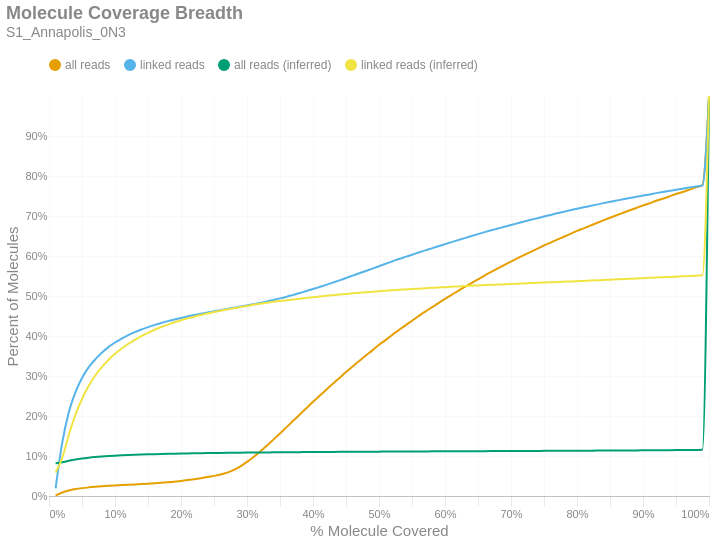

The code cell stored with this chart in its notebook:
### Markdown cell above
### Molecule Read Coverage
This chart shows molecule coverage breadth as computed by the number of bases aligned to that molecule. In other words, "*how much of each unique long molecule is actually sequenced/aligned?*" Keep in mind there is a distinction between sequences and alignments, since some sequences belonging to a particular molecule may not align well and wouldn't appear in the alignment data. This chart also shows molecule coverage breadth as computed by the *inferred fragment* from which the aligned sequences originate. Unlike read coverage, this calculation takes into account the total insert size, including unsequenced gaps between the forward and reverse reads. Like the previous figures, these are cumulative percents.

### Code cell
if SKIPLR:
    print_html(f"Skipped")
else:
    binned_df = consolidated_hist(valids['coverage_bp'], mask, 0.01, True)
    binned_df_inf = consolidated_hist(valids['coverage_inserts'], mask, 0.01, True)
    binned_df = binned_df.with_columns(pl.lit(binned_df_inf['all reads (cumsum)']).alias('all reads (inferred)'))
    binned_df = binned_df.with_columns(pl.lit(binned_df_inf['linked reads (cumsum)']).alias('linked reads (inferred)'))
    binned_df = binned_df.with_columns(
        (pl.col('bin').cast(pl.Float64) + 0.01).alias('right_edge')
    )

    with SafeRender(binned_df):
        (
            density_plot(binned_df, 'Molecule Coverage Breadth', samplename, 'molcov', ['all reads (inferred)','linked reads (inferred)'])
            .encode(
                #x=alt.X('bin:Q', title="% Molecule Covered").axis(format = '%').scale(padding=0),
                x=alt.X('right_edge:Q', title="% Molecule Covered").axis(format='%').scale(padding=0),
                y=alt.Y('value:Q', title='Percent of Molecules')
                    .axis(format='%')
                    .stack(False)
                    .scale(domainMin=0, padding=0),
                color=alt.Color("key:N").scale(domain = ["all reads", "linked reads", "all reads (inferred)", "linked reads (inferred)"]),
                tooltip = [
                    alt.Tooltip("key:N", title = "Data Type"),
                    alt.Tooltip("range_label:N", title="% Molecule Covered"),
                    alt.Tooltip("value:Q", format = ".2%", title="% Molecules")
                ]
            )
        ).display()

### Figure 1 — Vega-Lite specification as saved in the notebook (floating-point values rounded to 4 significant figures)
{"width": "container", "height": 400, "config": {"title": {"anchor": "start", "dy": -15, "fontSize": 18, "color": "#888888", "subtitleColor": "#888888", "subtitleFontSize": 14}, "arc": {"fill": "#0072B2"}, "axis": {"domainColor": "#888888", "domainWidth": 0.5, "gridWidth": 0.2, "grid": false, "titleFontWeight": 400, "titleFontSize": 15, "labelFontSize": 11, "labelColor": "#888888", "tickColor": "#888888", "tickWidth": 0.2, "titleColor": "#888888"}, "axisBand": {"grid": false}, "axisX": {"grid": true, "tickSize": 10, "domainCap": "round"}, "axisY": {"domain": false, "grid": true, "tickSize": 0, "domainCap": "round"}, "background": "transparent", "header": {"labelFontSize": 15, "labelColor": "#888888", "titleFontSize": 15, "titleFontWeight": 600, "titleColor": "#888888"}, "legend": {"labelFont": "sans-serif", "labelFontSize": 12, "labelColor": "#888888", "symbolSize": 100, "symbolType": "circle", "titleFontSize": 12, "titlePadding": 10, "titleColor": "#888888", "title": null, "orient": "top"}, "range": {"category": ["#E69F00", "#56B4E9", "#009E73", "#F0E442", "#0072B2", "#D55E00", "#CC79A7", "#000000"], "diverging": ["#cfe8f3", "#a2d4ec", "#73bfe2", "#46abdb", "#1696d2", "#12719e"]}, "area": {"fill": "#0072B2", "fillOpacity": 0.7, "line": true, "strokeOpacity": 0.7}, "line": {"color": "#0072B2", "stroke": "#0072B2", "strokeWidth": 2}, "trail": {"color": "#0072B2", "stroke": "#0072B2", "strokeWidth": 0, "size": 1}, "point": {"filled": true, "fillOpacity": 1.0, "size": 95}, "text": {"color": "#888888", "fontSize": 11, "align": "right", "fontWeight": 400, "size": 11}, "bar": {"fill": "#0072B2", "stroke": null}, "view": {"stroke": null, "continuousWidth": 660, "continuousHeight": 400}}, "data": {"name": "data-c71ad6c86c6c4046c6e092c854a16de8"}, "mark": {"type": "line", "interpolate": "monotone", "point": {"opacity": 0, "size": 275}}, "encoding": {"color": {"field": "key", "scale": {"domain": ["all reads", "linked reads", "all reads (inferred)", "linked reads (inferred)"]}, "type": "nominal"}, "tooltip": [{"field": "key", "title": "Data Type", "type": "nominal"}, {"field": "range_label", "title": "% Molecule Covered", "type": "nominal"}, {"field": "value", "format": ".2%", "title": "% Molecules", "type": "quantitative"}], "x": {"axis": {"format": "%"}, "field": "right_edge", "scale": {"padding": 0}, "title": "% Molecule Covered", "type": "quantitative"}, "y": {"axis": {"format": "%"}, "field": "value", "scale": {"domainMin": 0, "padding": 0}, "stack": false, "title": "Percent of Molecules", "type": "quantitative"}}, "params": [{"name": "param_c36ac31b6afebe62", "select": {"type": "point", "fields": ["key"]}, "bind": "legend"}], "title": {"text": "Molecule Coverage Breadth", "subtitle": "S1_Annapolis_0N3"}, "transform": [{"fold": ["all reads (cumsum)", "linked reads (cumsum)", "all reads (inferred)", "linked reads (inferred)"]}, {"calculate": "replace(datum.key, ' (cumsum)', '')", "as": "key"}, {"filter": {"param": "param_c36ac31b6afebe62"}}], "usermeta": {"embedOptions": {"downloadFileName": "S1_Annapolis_0N3.molcov"}}, "$schema": "https://vega.github.io/schema/vega-lite/v6.1.0.json", "datasets": {"data-c71ad6c86c6c4046c6e092c854a16de8": [{"bin": "0.0", "interval": "0.0-0.01", "all reads": 0.001472, "linked reads": 0.01924, "all reads (cumsum)": 0.001472, "linked reads (cumsum)": 0.01924, "range_label": "0.0-0.01", "all reads (inferred)": 0.08195, "linked reads (inferred)": 0.05861, "right_edge": 0.01}, {"bin": "0.01", "interval": "0.01-0.02", "all reads": 0.00738, "linked reads": 0.1134, "all reads (cumsum)": 0.008852, "linked reads (cumsum)": 0.1327, "range_label": "0.01-0.02", "all reads (inferred)": 0.08438, "linked reads (inferred)": 0.09502, "right_edge": 0.02}, {"bin": "0.02", "interval": "0.02-0.03", "all reads": 0.004991, "linked reads": 0.07668, "all reads (cumsum)": 0.01384, "linked reads (cumsum)": 0.2094, "range_label": "0.02-0.03", "all reads (inferred)": 0.08802, "linked reads (inferred)": 0.1525, "right_edge": 0.03}, {"bin": "0.03", "interval": "0.03-0.04", "all reads": 0.003396, "linked reads": 0.04985, "all reads (cumsum)": 0.01724, "linked reads (cumsum)": 0.2592, "range_label": "0.03-0.04", "all reads (inferred)": 0.09122, "linked reads (inferred)": 0.2031, "right_edge": 0.04}, {"bin": "0.04", "interval": "0.04-0.05", "all reads": 0.002453, "linked reads": 0.03601, "all reads (cumsum)": 0.01969, "linked reads (cumsum)": 0.2952, "range_label": "0.04-0.05", "all reads (inferred)": 0.09376, "linked reads (inferred)": 0.2426, "right_edge": 0.05}, {"bin": "0.05", "interval": "0.05-0.06", "all reads": 0.001883, "linked reads": 0.02641, "all reads (cumsum)": 0.02158, "linked reads (cumsum)": 0.3216, "range_label": "0.05-0.06", "all reads (inferred)": 0.09579, "linked reads (inferred)": 0.2748, "right_edge": 0.06}, {"bin": "0.06", "interval": "0.06-0.07", "all reads": 0.001451, "linked reads": 0.01982, "all reads (cumsum)": 0.02303, "linked reads (cumsum)": 0.3414, "range_label": "0.06-0.07", "all reads (inferred)": 0.09745, "linked reads (inferred)": 0.3012, "right_edge": 0.07}, {"bin": "0.07", "interval": "0.07-0.08", "all reads": 0.001257, "linked reads": 0.01677, "all reads (cumsum)": 0.02428, "linked reads (cumsum)": 0.3582, "range_label": "0.07-0.08", "all reads (inferred)": 0.09877, "linked reads (inferred)": 0.3222, "right_edge": 0.08}, {"bin": "0.08", "interval": "0.08-0.09", "all reads": 0.00111, "linked reads": 0.01392, "all reads (cumsum)": 0.02539, "linked reads (cumsum)": 0.3721, "range_label": "0.08-0.09", "all reads (inferred)": 0.09989, "linked reads (inferred)": 0.3401, "right_edge": 0.09}, {"bin": "0.09", "interval": "0.09-0.1", "all reads": 0.001009, "linked reads": 0.01157, "all reads (cumsum)": 0.0264, "linked reads (cumsum)": 0.3837, "range_label": "0.09-0.1", "all reads (inferred)": 0.1009, "linked reads (inferred)": 0.3555, "right_edge": 0.1}, {"bin": "0.1", "interval": "0.1-0.11", "all reads": 0.0009226, "linked reads": 0.009643, "all reads (cumsum)": 0.02732, "linked reads (cumsum)": 0.3933, "range_label": "0.1-0.11", "all reads (inferred)": 0.1017, "linked reads (inferred)": 0.3687, "right_edge": 0.11}, {"bin": "0.11", "interval": "0.11-0.12", "all reads": 0.0008722, "linked reads": 0.008891, "all reads (cumsum)": 0.0282, "linked reads (cumsum)": 0.4022, "range_label": "0.11-0.12", "all reads (inferred)": 0.1024, "linked reads (inferred)": 0.3802, "right_edge": 0.12}, {"bin": "0.12", "interval": "0.12-0.13", "all reads": 0.0008312, "linked reads": 0.007508, "all reads (cumsum)": 0.02903, "linked reads (cumsum)": 0.4097, "range_label": "0.12-0.13", "all reads (inferred)": 0.1031, "linked reads (inferred)": 0.3905, "right_edge": 0.13}, {"bin": "0.13", "interval": "0.13-0.14", "all reads": 0.000801, "linked reads": 0.006532, "all reads (cumsum)": 0.02983, "linked reads (cumsum)": 0.4163, "range_label": "0.13-0.14", "all reads (inferred)": 0.1037, "linked reads (inferred)": 0.3998, "right_edge": 0.14}, {"bin": "0.14", "interval": "0.14-0.15", "all reads": 0.0008367, "linked reads": 0.005965, "all reads (cumsum)": 0.03067, "linked reads (cumsum)": 0.4222, "range_label": "0.14-0.15", "all reads (inferred)": 0.1042, "linked reads (inferred)": 0.408, "right_edge": 0.15}, {"bin": "0.15", "interval": "0.15-0.16", "all reads": 0.0009725, "linked reads": 0.005314, "all reads (cumsum)": 0.03164, "linked reads (cumsum)": 0.4275, "range_label": "0.15-0.16", "all reads (inferred)": 0.1046, "linked reads (inferred)": 0.4156, "right_edge": 0.16}, {"bin": "0.16", "interval": "0.16-0.17", "all reads": 0.001183, "linked reads": 0.005115, "all reads (cumsum)": 0.03282, "linked reads (cumsum)": 0.4327, "range_label": "0.16-0.17", "all reads (inferred)": 0.1051, "linked reads (inferred)": 0.4224, "right_edge": 0.17}, {"bin": "0.17", "interval": "0.17-0.18", "all reads": 0.001364, "linked reads": 0.004533, "all reads (cumsum)": 0.03419, "linked reads (cumsum)": 0.4372, "range_label": "0.17-0.18", "all reads (inferred)": 0.1055, "linked reads (inferred)": 0.4285, "right_edge": 0.18}, {"bin": "0.18", "interval": "0.18-0.19", "all reads": 0.001662, "linked reads": 0.004101, "all reads (cumsum)": 0.03585, "linked reads (cumsum)": 0.4413, "range_label": "0.18-0.19", "all reads (inferred)": 0.1058, "linked reads (inferred)": 0.4343, "right_edge": 0.19}, {"bin": "0.19", "interval": "0.19-0.2", "all reads": 0.001871, "linked reads": 0.003926, "all reads (cumsum)": 0.03772, "linked reads (cumsum)": 0.4452, "range_label": "0.19-0.2", "all reads (inferred)": 0.1062, "linked reads (inferred)": 0.4395, "right_edge": 0.2}, {"bin": "0.2", "interval": "0.2-0.21", "all reads": 0.002054, "linked reads": 0.003722, "all reads (cumsum)": 0.03977, "linked reads (cumsum)": 0.4489, "range_label": "0.2-0.21", "all reads (inferred)": 0.1064, "linked reads (inferred)": 0.444, "right_edge": 0.21}, {"bin": "0.21", "interval": "0.21-0.22", "all reads": 0.0023, "linked reads": 0.003616, "all reads (cumsum)": 0.04207, "linked reads (cumsum)": 0.4526, "range_label": "0.21-0.22", "all reads (inferred)": 0.1067, "linked reads (inferred)": 0.4483, "right_edge": 0.22}, {"bin": "0.22", "interval": "0.22-0.23", "all reads": 0.002486, "linked reads": 0.003033, "all reads (cumsum)": 0.04456, "linked reads (cumsum)": 0.4556, "range_label": "0.22-0.23", "all reads (inferred)": 0.107, "linked reads (inferred)": 0.4526, "right_edge": 0.23}, {"bin": "0.23", "interval": "0.23-0.24", "all reads": 0.002722, "linked reads": 0.003121, "all reads (cumsum)": 0.04728, "linked reads (cumsum)": 0.4587, "range_label": "0.23-0.24", "all reads (inferred)": 0.1072, "linked reads (inferred)": 0.4564, "right_edge": 0.24}, {"bin": "0.24", "interval": "0.24-0.25", "all reads": 0.003061, "linked reads": 0.002999, "all reads (cumsum)": 0.05034, "linked reads (cumsum)": 0.4617, "range_label": "0.24-0.25", "all reads (inferred)": 0.1075, "linked reads (inferred)": 0.4598, "right_edge": 0.25}, {"bin": "0.25", "interval": "0.25-0.26", "all reads": 0.003413, "linked reads": 0.002956, "all reads (cumsum)": 0.05375, "linked reads (cumsum)": 0.4647, "range_label": "0.25-0.26", "all reads (inferred)": 0.1077, "linked reads (inferred)": 0.4632, "right_edge": 0.26}, {"bin": "0.26", "interval": "0.26-0.27", "all reads": 0.004621, "linked reads": 0.002926, "all reads (cumsum)": 0.05838, "linked reads (cumsum)": 0.4676, "range_label": "0.26-0.27", "all reads (inferred)": 0.1079, "linked reads (inferred)": 0.4663, "right_edge": 0.27}, {"bin": "0.27", "interval": "0.27-0.28", "all reads": 0.006707, "linked reads": 0.002883, "all reads (cumsum)": 0.06508, "linked reads (cumsum)": 0.4705, "range_label": "0.27-0.28", "all reads (inferred)": 0.1081, "linked reads (inferred)": 0.4694, "right_edge": 0.28}, {"bin": "0.28", "interval": "0.28-0.29", "all reads": 0.009083, "linked reads": 0.003189, "all reads (cumsum)": 0.07417, "linked reads (cumsum)": 0.4737, "range_label": "0.28-0.29", "all reads (inferred)": 0.1083, "linked reads (inferred)": 0.4723, "right_edge": 0.29}, {"bin": "0.29", "interval": "0.29-0.3", "all reads": 0.01106, "linked reads": 0.002931, "all reads (cumsum)": 0.08523, "linked reads (cumsum)": 0.4766, "range_label": "0.29-0.3", "all reads (inferred)": 0.1084, "linked reads (inferred)": 0.4752, "right_edge": 0.3}, {"bin": "0.3", "interval": "0.3-0.31", "all reads": 0.01234, "linked reads": 0.00296, "all reads (cumsum)": 0.09757, "linked reads (cumsum)": 0.4796, "range_label": "0.3-0.31", "all reads (inferred)": 0.1086, "linked reads (inferred)": 0.478, "right_edge": 0.31}, {"bin": "0.31", "interval": "0.31-0.32", "all reads": 0.01365, "linked reads": 0.003169, "all reads (cumsum)": 0.1112, "linked reads (cumsum)": 0.4827, "range_label": "0.31-0.32", "all reads (inferred)": 0.1088, "linked reads (inferred)": 0.4806, "right_edge": 0.32}, {"bin": "0.32", "interval": "0.32-0.33", "all reads": 0.01468, "linked reads": 0.003494, "all reads (cumsum)": 0.1259, "linked reads (cumsum)": 0.4862, "range_label": "0.32-0.33", "all reads (inferred)": 0.109, "linked reads (inferred)": 0.483, "right_edge": 0.33}, {"bin": "0.33", "interval": "0.33-0.34", "all reads": 0.01505, "linked reads": 0.00397, "all reads (cumsum)": 0.141, "linked reads (cumsum)": 0.4902, "range_label": "0.33-0.34", "all reads (inferred)": 0.1091, "linked reads (inferred)": 0.4854, "right_edge": 0.34}, {"bin": "0.34", "interval": "0.34-0.35", "all reads": 0.01546, "linked reads": 0.003815, "all reads (cumsum)": 0.1564, "linked reads (cumsum)": 0.494, "range_label": "0.34-0.35", "all reads (inferred)": 0.1093, "linked reads (inferred)": 0.4876, "right_edge": 0.35}, {"bin": "0.35", "interval": "0.35-0.36", "all reads": 0.01572, "linked reads": 0.004203, "all reads (cumsum)": 0.1721, "linked reads (cumsum)": 0.4982, "range_label": "0.35-0.36", "all reads (inferred)": 0.1094, "linked reads (inferred)": 0.4896, "right_edge": 0.36}, {"bin": "0.36", "interval": "0.36-0.37", "all reads": 0.01579, "linked reads": 0.004528, "all reads (cumsum)": 0.1879, "linked reads (cumsum)": 0.5027, "range_label": "0.36-0.37", "all reads (inferred)": 0.1095, "linked reads (inferred)": 0.4914, "right_edge": 0.37}, {"bin": "0.37", "interval": "0.37-0.38", "all reads": 0.01587, "linked reads": 0.004615, "all reads (cumsum)": 0.2038, "linked reads (cumsum)": 0.5073, "range_label": "0.37-0.38", "all reads (inferred)": 0.1097, "linked reads (inferred)": 0.4933, "right_edge": 0.38}, {"bin": "0.38", "interval": "0.38-0.39", "all reads": 0.01579, "linked reads": 0.005086, "all reads (cumsum)": 0.2196, "linked reads (cumsum)": 0.5124, "range_label": "0.38-0.39", "all reads (inferred)": 0.1098, "linked reads (inferred)": 0.4953, "right_edge": 0.39}, {"bin": "0.39", "interval": "0.39-0.4", "all reads": 0.01582, "linked reads": 0.004975, "all reads (cumsum)": 0.2354, "linked reads (cumsum)": 0.5174, "range_label": "0.39-0.4", "all reads (inferred)": 0.1099, "linked reads (inferred)": 0.4972, "right_edge": 0.4}, {"bin": "0.4", "interval": "0.4-0.41", "all reads": 0.01512, "linked reads": 0.00511, "all reads (cumsum)": 0.2505, "linked reads (cumsum)": 0.5225, "range_label": "0.4-0.41", "all reads (inferred)": 0.11, "linked reads (inferred)": 0.4988, "right_edge": 0.41}, {"bin": "0.41", "interval": "0.41-0.42", "all reads": 0.01519, "linked reads": 0.005309, "all reads (cumsum)": 0.2657, "linked reads (cumsum)": 0.5278, "range_label": "0.41-0.42", "all reads (inferred)": 0.1101, "linked reads (inferred)": 0.5005, "right_edge": 0.42}, {"bin": "0.42", "interval": "0.42-0.43", "all reads": 0.01502, "linked reads": 0.005533, "all reads (cumsum)": 0.2807, "linked reads (cumsum)": 0.5334, "range_label": "0.42-0.43", "all reads (inferred)": 0.1103, "linked reads (inferred)": 0.5021, "right_edge": 0.43}, {"bin": "0.43", "interval": "0.43-0.44", "all reads": 0.01451, "linked reads": 0.005664, "all reads (cumsum)": 0.2952, "linked reads (cumsum)": 0.539, "range_label": "0.43-0.44", "all reads (inferred)": 0.1104, "linked reads (inferred)": 0.5037, "right_edge": 0.44}, {"bin": "0.44", "interval": "0.44-0.45", "all reads": 0.01453, "linked reads": 0.00595, "all reads (cumsum)": 0.3098, "linked reads (cumsum)": 0.545, "range_label": "0.44-0.45", "all reads (inferred)": 0.1105, "linked reads (inferred)": 0.5051, "right_edge": 0.45}, {"bin": "0.45", "interval": "0.45-0.46", "all reads": 0.01407, "linked reads": 0.005892, "all reads (cumsum)": 0.3238, "linked reads (cumsum)": 0.5509, "range_label": "0.45-0.46", "all reads (inferred)": 0.1106, "linked reads (inferred)": 0.5066, "right_edge": 0.46}, {"bin": "0.46", "interval": "0.46-0.47", "all reads": 0.01376, "linked reads": 0.005872, "all reads (cumsum)": 0.3376, "linked reads (cumsum)": 0.5567, "range_label": "0.46-0.47", "all reads (inferred)": 0.1107, "linked reads (inferred)": 0.5081, "right_edge": 0.47}, {"bin": "0.47", "interval": "0.47-0.48", "all reads": 0.01373, "linked reads": 0.005727, "all reads (cumsum)": 0.3513, "linked reads (cumsum)": 0.5625, "range_label": "0.47-0.48", "all reads (inferred)": 0.1108, "linked reads (inferred)": 0.5095, "right_edge": 0.48}, {"bin": "0.48", "interval": "0.48-0.49", "all reads": 0.01279, "linked reads": 0.005921, "all reads (cumsum)": 0.3641, "linked reads (cumsum)": 0.5684, "range_label": "0.48-0.49", "all reads (inferred)": 0.1108, "linked reads (inferred)": 0.5107, "right_edge": 0.49}, {"bin": "0.49", "interval": "0.49-0.5", "all reads": 0.01396, "linked reads": 0.006115, "all reads (cumsum)": 0.3781, "linked reads (cumsum)": 0.5745, "range_label": "0.49-0.5", "all reads (inferred)": 0.1109, "linked reads (inferred)": 0.5119, "right_edge": 0.5}, {"bin": "0.5", "interval": "0.5-0.51", "all reads": 0.01174, "linked reads": 0.006028, "all reads (cumsum)": 0.3898, "linked reads (cumsum)": 0.5805, "range_label": "0.5-0.51", "all reads (inferred)": 0.111, "linked reads (inferred)": 0.5131, "right_edge": 0.51}, {"bin": "0.51", "interval": "0.51-0.52", "all reads": 0.01284, "linked reads": 0.005829, "all reads (cumsum)": 0.4026, "linked reads (cumsum)": 0.5864, "range_label": "0.51-0.52", "all reads (inferred)": 0.1111, "linked reads (inferred)": 0.5144, "right_edge": 0.52}, {"bin": "0.52", "interval": "0.52-0.53", "all reads": 0.01199, "linked reads": 0.006081, "all reads (cumsum)": 0.4146, "linked reads (cumsum)": 0.5924, "range_label": "0.52-0.53", "all reads (inferred)": 0.1112, "linked reads (inferred)": 0.5154, "right_edge": 0.53}, {"bin": "0.53", "interval": "0.53-0.54", "all reads": 0.01209, "linked reads": 0.005421, "all reads (cumsum)": 0.4267, "linked reads (cumsum)": 0.5979, "range_label": "0.53-0.54", "all reads (inferred)": 0.1113, "linked reads (inferred)": 0.5164, "right_edge": 0.54}, {"bin": "0.54", "interval": "0.54-0.55", "all reads": 0.01147, "linked reads": 0.005319, "all reads (cumsum)": 0.4382, "linked reads (cumsum)": 0.6032, "range_label": "0.54-0.55", "all reads (inferred)": 0.1114, "linked reads (inferred)": 0.5175, "right_edge": 0.55}, {"bin": "0.55", "interval": "0.55-0.56", "all reads": 0.01151, "linked reads": 0.005542, "all reads (cumsum)": 0.4497, "linked reads (cumsum)": 0.6087, "range_label": "0.55-0.56", "all reads (inferred)": 0.1114, "linked reads (inferred)": 0.5183, "right_edge": 0.56}, {"bin": "0.56", "interval": "0.56-0.57", "all reads": 0.01121, "linked reads": 0.005261, "all reads (cumsum)": 0.4609, "linked reads (cumsum)": 0.614, "range_label": "0.56-0.57", "all reads (inferred)": 0.1115, "linked reads (inferred)": 0.5193, "right_edge": 0.57}, {"bin": "0.57", "interval": "0.57-0.58", "all reads": 0.01063, "linked reads": 0.005188, "all reads (cumsum)": 0.4715, "linked reads (cumsum)": 0.6192, "range_label": "0.57-0.58", "all reads (inferred)": 0.1116, "linked reads (inferred)": 0.5203, "right_edge": 0.58}, {"bin": "0.58", "interval": "0.58-0.59", "all reads": 0.01072, "linked reads": 0.005387, "all reads (cumsum)": 0.4823, "linked reads (cumsum)": 0.6246, "range_label": "0.58-0.59", "all reads (inferred)": 0.1117, "linked reads (inferred)": 0.5213, "right_edge": 0.59}, {"bin": "0.59", "interval": "0.59-0.6", "all reads": 0.01062, "linked reads": 0.00513, "all reads (cumsum)": 0.4929, "linked reads (cumsum)": 0.6297, "range_label": "0.59-0.6", "all reads (inferred)": 0.1117, "linked reads (inferred)": 0.5222, "right_edge": 0.6}, {"bin": "0.6", "interval": "0.6-0.61", "all reads": 0.009943, "linked reads": 0.005091, "all reads (cumsum)": 0.5028, "linked reads (cumsum)": 0.6348, "range_label": "0.6-0.61", "all reads (inferred)": 0.1118, "linked reads (inferred)": 0.5231, "right_edge": 0.61}, {"bin": "0.61", "interval": "0.61-0.62", "all reads": 0.01022, "linked reads": 0.004965, "all reads (cumsum)": 0.513, "linked reads (cumsum)": 0.6397, "range_label": "0.61-0.62", "all reads (inferred)": 0.1119, "linked reads (inferred)": 0.524, "right_edge": 0.62}, {"bin": "0.62", "interval": "0.62-0.63", "all reads": 0.009745, "linked reads": 0.004877, "all reads (cumsum)": 0.5228, "linked reads (cumsum)": 0.6446, "range_label": "0.62-0.63", "all reads (inferred)": 0.112, "linked reads (inferred)": 0.525, "right_edge": 0.63}, {"bin": "0.63", "interval": "0.63-0.64", "all reads": 0.009534, "linked reads": 0.005183, "all reads (cumsum)": 0.5323, "linked reads (cumsum)": 0.6498, "range_label": "0.63-0.64", "all reads (inferred)": 0.112, "linked reads (inferred)": 0.5258, "right_edge": 0.64}, {"bin": "0.64", "interval": "0.64-0.65", "all reads": 0.009361, "linked reads": 0.004975, "all reads (cumsum)": 0.5417, "linked reads (cumsum)": 0.6548, "range_label": "0.64-0.65", "all reads (inferred)": 0.1121, "linked reads (inferred)": 0.5265, "right_edge": 0.65}, {"bin": "0.65", "interval": "0.65-0.66", "all reads": 0.009541, "linked reads": 0.004839, "all reads (cumsum)": 0.5512, "linked reads (cumsum)": 0.6596, "range_label": "0.65-0.66", "all reads (inferred)": 0.1122, "linked reads (inferred)": 0.5272, "right_edge": 0.66}, {"bin": "0.66", "interval": "0.66-0.67", "all reads": 0.008828, "linked reads": 0.004625, "all reads (cumsum)": 0.56, "linked reads (cumsum)": 0.6642, "range_label": "0.66-0.67", "all reads (inferred)": 0.1122, "linked reads (inferred)": 0.528, "right_edge": 0.67}, {"bin": "0.67", "interval": "0.67-0.68", "all reads": 0.008878, "linked reads": 0.004412, "all reads (cumsum)": 0.5689, "linked reads (cumsum)": 0.6687, "range_label": "0.67-0.68", "all reads (inferred)": 0.1123, "linked reads (inferred)": 0.5286, "right_edge": 0.68}, {"bin": "0.68", "interval": "0.68-0.69", "all reads": 0.008577, "linked reads": 0.004402, "all reads (cumsum)": 0.5775, "linked reads (cumsum)": 0.6731, "range_label": "0.68-0.69", "all reads (inferred)": 0.1124, "linked reads (inferred)": 0.5293, "right_edge": 0.69}, {"bin": "0.69", "interval": "0.69-0.7", "all reads": 0.00867, "linked reads": 0.00447, "all reads (cumsum)": 0.5862, "linked reads (cumsum)": 0.6775, "range_label": "0.69-0.7", "all reads (inferred)": 0.1125, "linked reads (inferred)": 0.53, "right_edge": 0.7}, {"bin": "0.7", "interval": "0.7-0.71", "all reads": 0.008278, "linked reads": 0.004353, "all reads (cumsum)": 0.5944, "linked reads (cumsum)": 0.6819, "range_label": "0.7-0.71", "all reads (inferred)": 0.1125, "linked reads (inferred)": 0.5308, "right_edge": 0.71}, {"bin": "0.71", "interval": "0.71-0.72", "all reads": 0.008077, "linked reads": 0.004319, "all reads (cumsum)": 0.6025, "linked reads (cumsum)": 0.6862, "range_label": "0.71-0.72", "all reads (inferred)": 0.1126, "linked reads (inferred)": 0.5315, "right_edge": 0.72}, {"bin": "0.72", "interval": "0.72-0.73", "all reads": 0.007998, "linked reads": 0.00429, "all reads (cumsum)": 0.6105, "linked reads (cumsum)": 0.6905, "range_label": "0.72-0.73", "all reads (inferred)": 0.1127, "linked reads (inferred)": 0.5322, "right_edge": 0.73}, {"bin": "0.73", "interval": "0.73-0.74", "all reads": 0.007748, "linked reads": 0.004111, "all reads (cumsum)": 0.6183, "linked reads (cumsum)": 0.6946, "range_label": "0.73-0.74", "all reads (inferred)": 0.1127, "linked reads (inferred)": 0.5329, "right_edge": 0.74}, {"bin": "0.74", "interval": "0.74-0.75", "all reads": 0.008049, "linked reads": 0.004188, "all reads (cumsum)": 0.6263, "linked reads (cumsum)": 0.6988, "range_label": "0.74-0.75", "all reads (inferred)": 0.1128, "linked reads (inferred)": 0.5336, "right_edge": 0.75}, {"bin": "0.75", "interval": "0.75-0.76", "all reads": 0.007256, "linked reads": 0.00395, "all reads (cumsum)": 0.6336, "linked reads (cumsum)": 0.7027, "range_label": "0.75-0.76", "all reads (inferred)": 0.1129, "linked reads (inferred)": 0.5343, "right_edge": 0.76}, {"bin": "0.76", "interval": "0.76-0.77", "all reads": 0.00734, "linked reads": 0.003984, "all reads (cumsum)": 0.6409, "linked reads (cumsum)": 0.7067, "range_label": "0.76-0.77", "all reads (inferred)": 0.113, "linked reads (inferred)": 0.5349, "right_edge": 0.77}, {"bin": "0.77", "interval": "0.77-0.78", "all reads": 0.007307, "linked reads": 0.003984, "all reads (cumsum)": 0.6482, "linked reads (cumsum)": 0.7107, "range_label": "0.77-0.78", "all reads (inferred)": 0.113, "linked reads (inferred)": 0.5356, "right_edge": 0.78}, {"bin": "0.78", "interval": "0.78-0.79", "all reads": 0.007089, "linked reads": 0.003659, "all reads (cumsum)": 0.6553, "linked reads (cumsum)": 0.7144, "range_label": "0.78-0.79", "all reads (inferred)": 0.1131, "linked reads (inferred)": 0.5364, "right_edge": 0.79}, {"bin": "0.79", "interval": "0.79-0.8", "all reads": 0.007323, "linked reads": 0.003766, "all reads (cumsum)": 0.6626, "linked reads (cumsum)": 0.7181, "range_label": "0.79-0.8", "all reads (inferred)": 0.1132, "linked reads (inferred)": 0.5371, "right_edge": 0.8}, {"bin": "0.8", "interval": "0.8-0.81", "all reads": 0.006568, "linked reads": 0.003548, "all reads (cumsum)": 0.6692, "linked reads (cumsum)": 0.7217, "range_label": "0.8-0.81", "all reads (inferred)": 0.1133, "linked reads (inferred)": 0.5377, "right_edge": 0.81}, {"bin": "0.81", "interval": "0.81-0.82", "all reads": 0.00667, "linked reads": 0.003465, "all reads (cumsum)": 0.6759, "linked reads (cumsum)": 0.7251, "range_label": "0.81-0.82", "all reads (inferred)": 0.1134, "linked reads (inferred)": 0.5385, "right_edge": 0.82}, {"bin": "0.82", "interval": "0.82-0.83", "all reads": 0.006678, "linked reads": 0.003271, "all reads (cumsum)": 0.6826, "linked reads (cumsum)": 0.7284, "range_label": "0.82-0.83", "all reads (inferred)": 0.1135, "linked reads (inferred)": 0.5393, "right_edge": 0.83}, {"bin": "0.83", "interval": "0.83-0.84", "all reads": 0.006541, "linked reads": 0.003747, "all reads (cumsum)": 0.6891, "linked reads (cumsum)": 0.7322, "range_label": "0.83-0.84", "all reads (inferred)": 0.1136, "linked reads (inferred)": 0.5399, "right_edge": 0.84}, {"bin": "0.84", "interval": "0.84-0.85", "all reads": 0.006447, "linked reads": 0.003232, "all reads (cumsum)": 0.6955, "linked reads (cumsum)": 0.7354, "range_label": "0.84-0.85", "all reads (inferred)": 0.1137, "linked reads (inferred)": 0.5407, "right_edge": 0.85}, {"bin": "0.85", "interval": "0.85-0.86", "all reads": 0.00631, "linked reads": 0.003237, "all reads (cumsum)": 0.7018, "linked reads (cumsum)": 0.7386, "range_label": "0.85-0.86", "all reads (inferred)": 0.1138, "linked reads (inferred)": 0.5416, "right_edge": 0.86}, {"bin": "0.86", "interval": "0.86-0.87", "all reads": 0.006214, "linked reads": 0.003237, "all reads (cumsum)": 0.7081, "linked reads (cumsum)": 0.7419, "range_label": "0.86-0.87", "all reads (inferred)": 0.1139, "linked reads (inferred)": 0.5423, "right_edge": 0.87}, {"bin": "0.87", "interval": "0.87-0.88", "all reads": 0.006179, "linked reads": 0.003111, "all reads (cumsum)": 0.7142, "linked reads (cumsum)": 0.745, "range_label": "0.87-0.88", "all reads (inferred)": 0.114, "linked reads (inferred)": 0.5431, "right_edge": 0.88}, {"bin": "0.88", "interval": "0.88-0.89", "all reads": 0.005861, "linked reads": 0.002926, "all reads (cumsum)": 0.7201, "linked reads (cumsum)": 0.7479, "range_label": "0.88-0.89", "all reads (inferred)": 0.114, "linked reads (inferred)": 0.5438, "right_edge": 0.89}, {"bin": "0.89", "interval": "0.89-0.9", "all reads": 0.00603, "linked reads": 0.003189, "all reads (cumsum)": 0.7261, "linked reads (cumsum)": 0.7511, "range_label": "0.89-0.9", "all reads (inferred)": 0.1142, "linked reads (inferred)": 0.5446, "right_edge": 0.9}, {"bin": "0.9", "interval": "0.9-0.91", "all reads": 0.005609, "linked reads": 0.002873, "all reads (cumsum)": 0.7317, "linked reads (cumsum)": 0.754, "range_label": "0.9-0.91", "all reads (inferred)": 0.1143, "linked reads (inferred)": 0.5454, "right_edge": 0.91}, {"bin": "0.91", "interval": "0.91-0.92", "all reads": 0.006228, "linked reads": 0.003193, "all reads (cumsum)": 0.738, "linked reads (cumsum)": 0.7572, "range_label": "0.91-0.92", "all reads (inferred)": 0.1144, "linked reads (inferred)": 0.5462, "right_edge": 0.92}, {"bin": "0.92", "interval": "0.92-0.93", "all reads": 0.005323, "linked reads": 0.002917, "all reads (cumsum)": 0.7433, "linked reads (cumsum)": 0.7601, "range_label": "0.92-0.93", "all reads (inferred)": 0.1145, "linked reads (inferred)": 0.5469, "right_edge": 0.93}, {"bin": "0.93", "interval": "0.93-0.94", "all reads": 0.005604, "linked reads": 0.002727, "all reads (cumsum)": 0.7489, "linked reads (cumsum)": 0.7628, "range_label": "0.93-0.94", "all reads (inferred)": 0.1146, "linked reads (inferred)": 0.5476, "right_edge": 0.94}, {"bin": "0.94", "interval": "0.94-0.95", "all reads": 0.00604, "linked reads": 0.00266, "all reads (cumsum)": 0.7549, "linked reads (cumsum)": 0.7655, "range_label": "0.94-0.95", "all reads (inferred)": 0.1148, "linked reads (inferred)": 0.5483, "right_edge": 0.95}, {"bin": "0.95", "interval": "0.95-0.96", "all reads": 0.004928, "linked reads": 0.002878, "all reads (cumsum)": 0.7599, "linked reads (cumsum)": 0.7683, "range_label": "0.95-0.96", "all reads (inferred)": 0.1149, "linked reads (inferred)": 0.5491, "right_edge": 0.96}, {"bin": "0.96", "interval": "0.96-0.97", "all reads": 0.005813, "linked reads": 0.002912, "all reads (cumsum)": 0.7657, "linked reads (cumsum)": 0.7713, "range_label": "0.96-0.97", "all reads (inferred)": 0.1151, "linked reads (inferred)": 0.5499, "right_edge": 0.97}, {"bin": "0.97", "interval": "0.97-0.98", "all reads": 0.005772, "linked reads": 0.002504, "all reads (cumsum)": 0.7715, "linked reads (cumsum)": 0.7738, "range_label": "0.97-0.98", "all reads (inferred)": 0.1152, "linked reads (inferred)": 0.5509, "right_edge": 0.98}, {"bin": "0.98", "interval": "0.98-0.99", "all reads": 0.005574, "linked reads": 0.002567, "all reads (cumsum)": 0.777, "linked reads (cumsum)": 0.7763, "range_label": "0.98-0.99", "all reads (inferred)": 0.1155, "linked reads (inferred)": 0.5521, "right_edge": 0.99}, {"bin": "0.99", "interval": "0.99-1.0", "all reads": 0.223, "linked reads": 0.2237, "all reads (cumsum)": 1.0, "linked reads (cumsum)": 1.0, "range_label": "0.99-1.0", "all reads (inferred)": 1.0, "linked reads (inferred)": 1.0, "right_edge": 1.0}]}}
